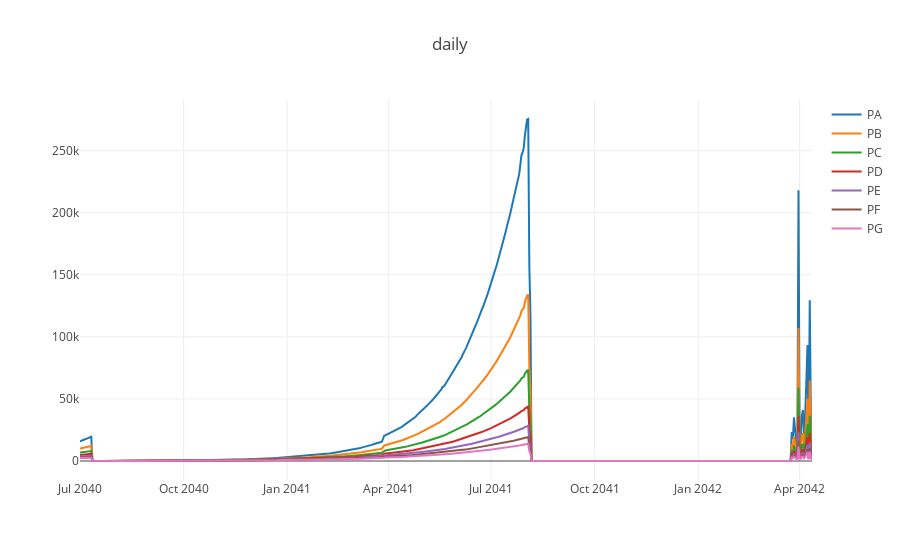

Here is the notebook cell this chart was saved with:
### Code cell
configure_plotly_browser_state()
plotly_df(df_daily_date_analysis, title='daily')

### Figure 1 — Plotly figure (JSON) as saved in the notebook; plotly's stock layout.template omitted (floating-point values rounded to 4 significant figures; data arrays with more than 128 entries replaced by an {"elided": "..."} marker saying what was removed)
{"data": [{"uid": "fa973447-16c5-424e-b43e-4b664c4be19c", "mode": "lines", "y": {"elided": "651 int values"}, "x": {"elided": "651 str values"}, "type": "scatter", "name": "PA"}, {"uid": "e929382b-c98b-45bd-9f84-0bda398733e4", "mode": "lines", "y": {"elided": "651 int values"}, "x": {"elided": "651 str values"}, "type": "scatter", "name": "PB"}, {"uid": "ee65680a-5914-46b0-a07a-92defa7573be", "mode": "lines", "y": {"elided": "651 int values"}, "x": {"elided": "651 str values"}, "type": "scatter", "name": "PC"}, {"uid": "7507a122-fafc-4073-baf9-4b9c024e7243", "mode": "lines", "y": {"elided": "651 int values"}, "x": {"elided": "651 str values"}, "type": "scatter", "name": "PD"}, {"uid": "8ef6f84d-4311-430e-8019-113a3376f1ec", "mode": "lines", "y": {"elided": "651 int values"}, "x": {"elided": "651 str values"}, "type": "scatter", "name": "PE"}, {"uid": "d8a7de0a-d110-4b74-9d95-8dae045f9156", "mode": "lines", "y": {"elided": "651 int values"}, "x": {"elided": "651 str values"}, "type": "scatter", "name": "PF"}, {"uid": "01bf1b2e-56ac-483c-8ac1-b4c13637ab06", "mode": "lines", "y": {"elided": "651 int values"}, "x": {"elided": "651 str values"}, "type": "scatter", "name": "PG"}], "layout": {"title": {"text": "daily"}}}
